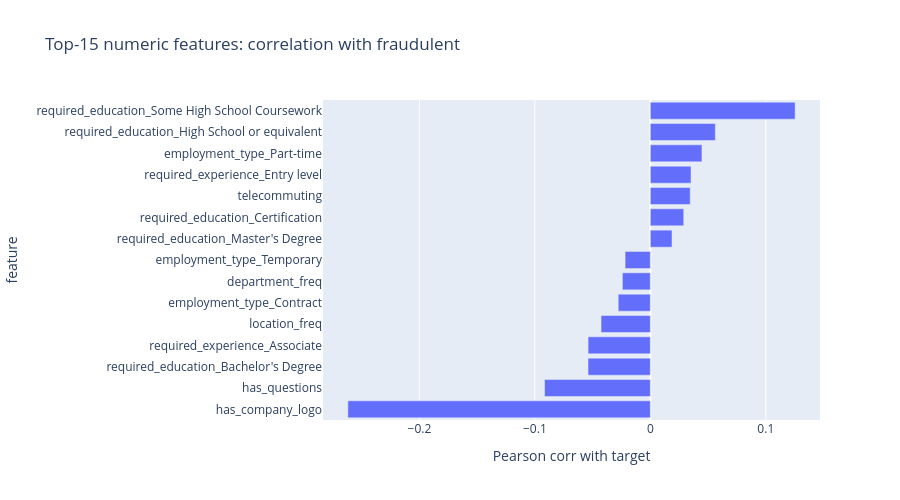
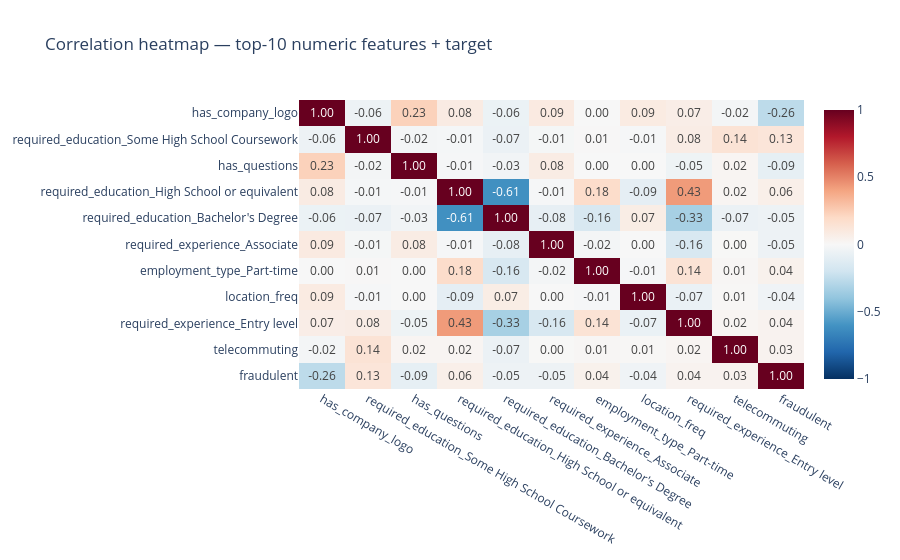
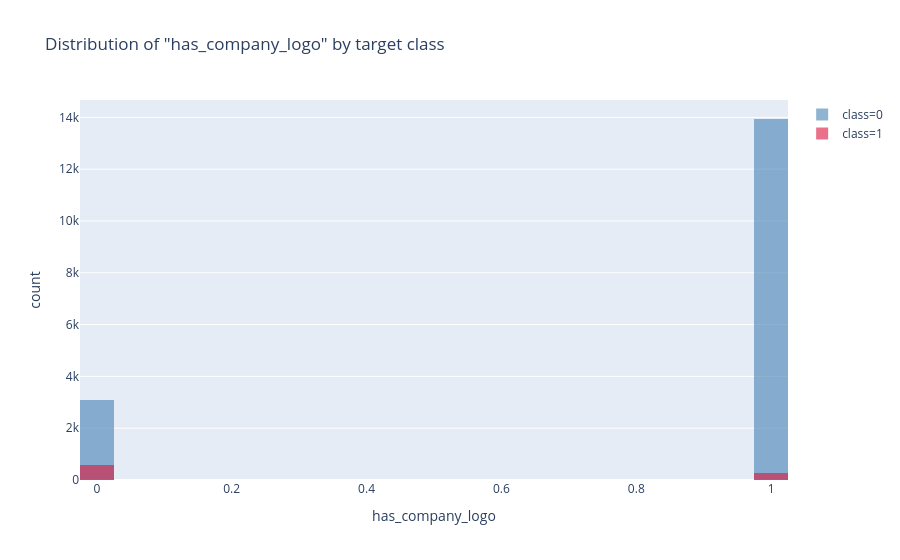

Source (notebook cell) for these figures, in order:
### Markdown cell above
## 3. Числовые признаки vs target

Считаем Pearson-корреляции числовых колонок с `fraudulent`, сортируем по |corr|, показываем топ-10 и heatmap. Для топ-2 фичей строим overlapping histogram по классам — чтобы увидеть separation.

### Code cell
# Корреляции с target
corr_series = DF[num_cols + [TARGET]].corr()[TARGET].drop(TARGET)
corr_sorted = corr_series.reindex(corr_series.abs().sort_values(ascending=False).index)

print('TOP-15 numeric features by |corr| with target:')
print(corr_sorted.head(15).round(4))

top_corr = corr_sorted.head(15)

# Plot 3: bar |corr|
fig3 = px.bar(x=top_corr.values, y=top_corr.index, orientation='h',
              title='Top-15 numeric features: correlation with fraudulent',
              labels={'x':'Pearson corr with target','y':'feature'})
fig3.update_layout(yaxis={'categoryorder':'total ascending'}, height=500)
FIGS.append(fig3)

# Plot 4: heatmap корреляций среди топ-10 числовых + target
top10_feats = top_corr.head(10).index.tolist()
corr_mat = DF[top10_feats + [TARGET]].corr()
fig4 = px.imshow(corr_mat, text_auto='.2f', aspect='auto', color_continuous_scale='RdBu_r',
                 zmin=-1, zmax=1, title='Correlation heatmap — top-10 numeric features + target')
FIGS.append(fig4)

# Plot 5: distribution топ-2 числовых по классам
top2 = top_corr.head(2).index.tolist()
print(f'\nTop-2 numeric features for class-conditional plot: {top2}')
for f in top2:
    for cls in [0, 1]:
        sub = DF.loc[DF[TARGET]==cls, f]
        print(f'  {f:30s} | class={cls} | mean={sub.mean():.4f}  std={sub.std():.4f}  median={sub.median():.4f}')

fig5 = go.Figure()
for cls, color in [(0,'steelblue'), (1,'crimson')]:
    fig5.add_trace(go.Histogram(x=DF.loc[DF[TARGET]==cls, top2[0]],
                                name=f'class={cls}', opacity=0.6, marker_color=color, nbinsx=30))
fig5.update_layout(barmode='overlay', title=f'Distribution of "{top2[0]}" by target class',
                   xaxis_title=top2[0], yaxis_title='count')
FIGS.append(fig5)

print(f'\nFIGS so far: {len(FIGS)}')

### Figure 1 — Plotly figure (JSON) as saved in the notebook; plotly's stock layout.template omitted (floating-point values rounded to 4 significant figures)
{"data": [{"hovertemplate": "Pearson corr with target=%{x}<br>feature=%{y}<extra></extra>", "legendgroup": "", "marker": {"color": "#636efa", "pattern": {"shape": ""}}, "name": "", "orientation": "h", "showlegend": false, "textposition": "auto", "type": "bar", "x": [-0.262, 0.1254, -0.09163, 0.05627, -0.05397, -0.05392, 0.04469, -0.04269, 0.03521, 0.03452, 0.0289, -0.02782, -0.02421, -0.02185, 0.01875], "xaxis": "x", "y": ["has_company_logo", "required_education_Some High School Coursework", "has_questions", "required_education_High School or equivalent", "required_education_Bachelor's Degree", "required_experience_Associate", "employment_type_Part-time", "location_freq", "required_experience_Entry level", "telecommuting", "required_education_Certification", "employment_type_Contract", "department_freq", "employment_type_Temporary", "required_education_Master's Degree"], "yaxis": "y"}], "layout": {"barmode": "relative", "height": 500, "legend": {"tracegroupgap": 0}, "title": {"text": "Top-15 numeric features: correlation with fraudulent"}, "xaxis": {"anchor": "y", "domain": [0.0, 1.0], "title": {"text": "Pearson corr with target"}}, "yaxis": {"anchor": "x", "categoryorder": "total ascending", "domain": [0.0, 1.0], "title": {"text": "feature"}}}}

### Figure 2 — Plotly figure (JSON) as saved in the notebook; plotly's stock layout.template omitted (floating-point values rounded to 4 significant figures)
{"data": [{"coloraxis": "coloraxis", "hovertemplate": "x: %{x}<br>y: %{y}<br>color: %{z}<extra></extra>", "name": "0", "texttemplate": "%{z:.2f}", "type": "heatmap", "x": ["has_company_logo", "required_education_Some High School Coursework", "has_questions", "required_education_High School or equivalent", "required_education_Bachelor's Degree", "required_experience_Associate", "employment_type_Part-time", "location_freq", "required_experience_Entry level", "telecommuting", "fraudulent"], "xaxis": "x", "y": ["has_company_logo", "required_education_Some High School Coursework", "has_questions", "required_education_High School or equivalent", "required_education_Bachelor's Degree", "required_experience_Associate", "employment_type_Part-time", "location_freq", "required_experience_Entry level", "telecommuting", "fraudulent"], "yaxis": "y", "z": [[1.0, -0.05524, 0.2339, 0.08291, -0.06068, 0.09163, 9.692e-05, 0.08852, 0.06819, -0.01984, -0.262], [-0.05524, 1.0, -0.02096, -0.01411, -0.06579, -0.01493, 0.005559, -0.01302, 0.07617, 0.141, 0.1254], [0.2339, -0.02096, 1.0, -0.01144, -0.03252, 0.07907, 0.001679, -0.00166, -0.04819, 0.02034, -0.09163], [0.08291, -0.01411, -0.01144, 1.0, -0.6138, -0.01262, 0.1828, -0.09487, 0.4286, 0.02219, 0.05627], [-0.06068, -0.06579, -0.03252, -0.6138, 1.0, -0.08402, -0.1637, 0.07485, -0.3327, -0.06514, -0.05397], [0.09163, -0.01493, 0.07907, -0.01262, -0.08402, 1.0, -0.02056, 0.002056, -0.1618, 0.002859, -0.05392], [9.692e-05, 0.005559, 0.001679, 0.1828, -0.1637, -0.02056, 1.0, -0.011, 0.1422, 0.01446, 0.04469], [0.08852, -0.01302, -0.00166, -0.09487, 0.07485, 0.002056, -0.011, 1.0, -0.06808, 0.008802, -0.04269], [0.06819, 0.07617, -0.04819, 0.4286, -0.3327, -0.1618, 0.1422, -0.06808, 1.0, 0.0226, 0.03521], [-0.01984, 0.141, 0.02034, 0.02219, -0.06514, 0.002859, 0.01446, 0.008802, 0.0226, 1.0, 0.03452], [-0.262, 0.1254, -0.09163, 0.05627, -0.05397, -0.05392, 0.04469, -0.04269, 0.03521, 0.03452, 1.0]]}], "layout": {"coloraxis": {"cmax": 1, "cmin": -1, "colorscale": [[0.0, "rgb(5,48,97)"], [0.1, "rgb(33,102,172)"], [0.2, "rgb(67,147,195)"], [0.3, "rgb(146,197,222)"], [0.4, "rgb(209,229,240)"], [0.5, "rgb(247,247,247)"], [0.6, "rgb(253,219,199)"], [0.7, "rgb(244,165,130)"], [0.8, "rgb(214,96,77)"], [0.9, "rgb(178,24,43)"], [1.0, "rgb(103,0,31)"]]}, "title": {"text": "Correlation heatmap — top-10 numeric features + target"}, "xaxis": {"anchor": "y", "domain": [0.0, 1.0]}, "yaxis": {"anchor": "x", "autorange": "reversed", "domain": [0.0, 1.0]}}}

### Figure 3 — Plotly figure (JSON) as saved in the notebook; plotly's stock layout.template omitted (floating-point values rounded to 4 significant figures; data arrays with more than 128 entries replaced by an {"elided": "..."} marker saying what was removed)
{"data": [{"marker": {"color": "steelblue"}, "name": "class=0", "nbinsx": 30, "opacity": 0.6, "type": "histogram", "x": {"elided": "17014 int values"}}, {"marker": {"color": "crimson"}, "name": "class=1", "nbinsx": 30, "opacity": 0.6, "type": "histogram", "x": {"elided": "866 int values"}}], "layout": {"barmode": "overlay", "title": {"text": "Distribution of \"has_company_logo\" by target class"}, "xaxis": {"title": {"text": "has_company_logo"}}, "yaxis": {"title": {"text": "count"}}}}
